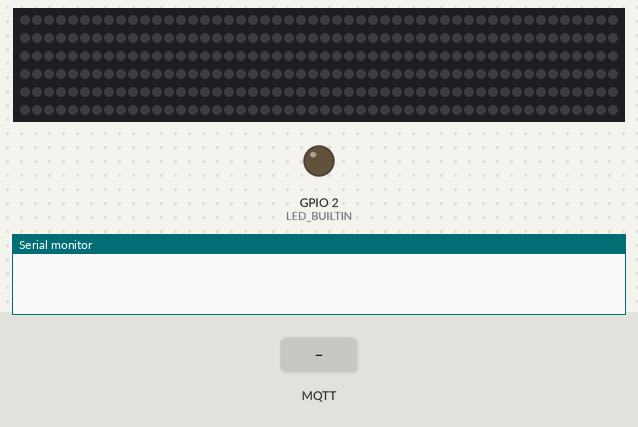
The sketch below on a simulated ESP32. Parts: 300 RGB LEDs in strip order, left to right, continuing on the next row, output pins drawn as LEDs (lit = HIGH), the last lines printed to the serial monitor. Inputs (shaded band) come from the test bench. WiFi joins after 1.5 s; servers stay silent unless stated; random numbers use the default seed unless the sketch sets one; no MQTT or app messages arrive unless stated.

Above: at 0.1 s.
At 2.3 s:
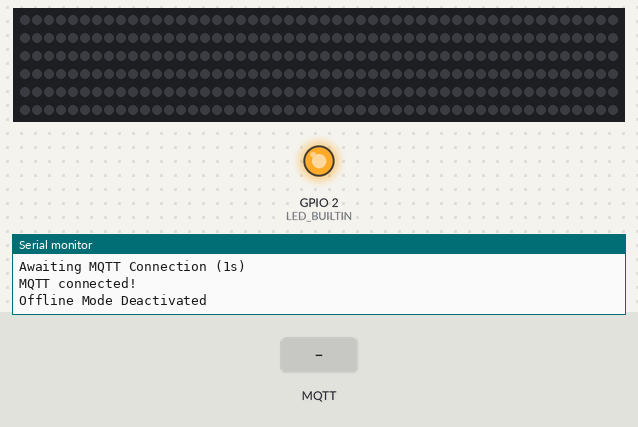
2.4 s: MQTT message "[" arrives on the first subscribed topic
Timing chart, 0 to 5.4 s (numbered marks = the images above; inputs shaded):
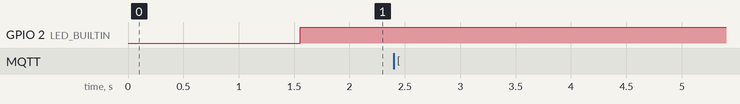

The sketch:

ESP-led.ino
```cpp
#include <Arduino.h>
#include <WiFi.h>
#include <PubSubClient.h>
#include <FastLED.h>
#include <ArduinoJson.h>
#include "config.h"


int LED_BUILTIN = 2;

// FastLED
CRGB leds[NUM_LEDS];
int ledArray[NUM_LEDS][3]; // Custom array to allow us to buffer changes before sending them
int ledArrayTwo[NUM_LEDS][3]; // Array to store changes for fading

// Wifi
WiFiClient espClient;

// MQTT
PubSubClient client(espClient);
const uint8_t bufferSize = 20;
char buffer[bufferSize];

// Reconnect Variables
unsigned long reconnectStart = 0;
unsigned long lastReconnectMessage = 0;
unsigned long messageInterval = 1000;
int currentReconnectStep = 0;
boolean offlineMode = true;
boolean recovered = false;

unsigned long lastLog = 0;

// pixel variables
int brightness = 255;
unsigned long colourDelay = 1;
unsigned long colourStep = 6;
unsigned long previousMillis = 0;

// Reconnect to wifi and mqtt, possibly across multiple loops
void reconnect() {
  // 0 - Turn the LED on and log the reconnect start time
  if (currentReconnectStep == 0) {
    digitalWrite(LED_BUILTIN, LOW);
    reconnectStart = millis();
    currentReconnectStep++;

   // If the ESP is reconnecting after a connection failure then wait a second before starting the reconnect routine
    if (offlineMode == false) {
      delay(1000);
    }
  }

  // If we've previously had a connection and have been trying to connect for more than 2 minutes then restart the ESP.
  // We don't do this if we've never had a connection as that means the issue isn't temporary and we don't want the relay
  // to turn off every 2 minutes.
  if (offlineMode == false && ((millis() - reconnectStart) > 120000)) {
    Serial.println("Restarting!");
    ESP.restart();
  }

  // 1 - Check WiFi Connection
  if (currentReconnectStep == 1) {
    if (WiFi.status() != WL_CONNECTED) {
      if ((millis() - lastReconnectMessage) > messageInterval) {
        Serial.print("Awaiting WiFi Connection (");
        Serial.print((millis() - reconnectStart) / 1000);
        Serial.println("s)");
        lastReconnectMessage = millis();
      }
    }
    else {
      Serial.println("WiFi connected!");
      Serial.print("SSID: ");
      Serial.print(WiFi.SSID());
      Serial.println("");
      Serial.print("IP address: ");
      Serial.println(WiFi.localIP());
      Serial.println("");

      lastReconnectMessage = 0;
      currentReconnectStep = 2;
    }
  }

  // 2 - Check MQTT Connection
  if (currentReconnectStep == 2) {
    if (!client.connected()) {
      if ((millis() - lastReconnectMessage) > messageInterval) {
        Serial.print("Awaiting MQTT Connection (");
        Serial.print((millis() - reconnectStart) / 1000);
        Serial.println("s)");
        lastReconnectMessage = millis();

        String clientId = "buildStation-";
        clientId += String(random(0xffff), HEX);
        client.connect(clientId.c_str());
      }

      // Check the MQTT again and go forward if necessary
      if (client.connected()) {
        Serial.println("MQTT connected!");
        Serial.println("");

        lastReconnectMessage = 0;
        currentReconnectStep = 3;
      }

      // Check the WiFi again and go back if necessary
      else if (WiFi.status() != WL_CONNECTED) {
        currentReconnectStep = 1;
      }
    }
    else {
      Serial.println("MQTT connected!");
      Serial.println("");

      lastReconnectMessage = 0;
      currentReconnectStep = 3;
    }
  }

  // 3 - All connected, turn the LED back on and then subscribe to the MQTT topics
  if (currentReconnectStep == 3) {
    digitalWrite(LED_BUILTIN, HIGH);  // Turn the LED off

    // MQTT Subscriptions
    client.subscribe(commandlTopic);

    if (offlineMode == true) {
      offlineMode = false;
      Serial.println("Offline Mode Deactivated");
      Serial.println("");
    }

    currentReconnectStep = 0; // Reset
  }
}

// Update physical strip from ledArray variable
void updateStripFromLedArray() {
  for (int i = 0; i < NUM_LEDS; i++) {
    leds[i][0] = ledArray[i][0];
    leds[i][1] = ledArray[i][1];
    leds[i][2] = ledArray[i][2];
  }
  FastLED.show();
}

// Fade physical strip to colors stored in ledArrayTwo
void fadeToColour() {
    unsigned long currentMillis = millis();
    if (previousMillis > currentMillis || currentMillis - previousMillis >= colourDelay) {
      int count = 0; // Reset the count
      for (int pixel = 0;pixel < NUM_LEDS;pixel ++){               // For every pixel
        if (ledArray[pixel][0] != ledArrayTwo[pixel][0] | ledArray[pixel][1] != ledArrayTwo[pixel][1] | ledArray[pixel][2] != ledArrayTwo[pixel][2]) {
          for (int colour = 0;colour < 3;colour++) {                    // For each colour
            if (ledArray[pixel][colour] < ledArrayTwo[pixel][colour]) {          // If the colour value is less that it should be
              ledArray[pixel][colour] += colourStep;                                 // Add colourStep
            }
            else if (ledArray[pixel][colour] > ledArrayTwo[pixel][colour]) {     // If the colour value is more that it should be
              ledArray[pixel][colour] -= colourStep;                                      // Subtract colourStep
            }
            if (abs(ledArray[pixel][colour] - ledArrayTwo[pixel][colour]) < colourStep) {
              ledArray[pixel][colour] = ledArrayTwo[pixel][colour];
            }
            leds[pixel][colour] = ledArray[pixel][colour];
          }
        }
        else {
          count ++;
        }
      }
      FastLED.show();
    previousMillis = currentMillis;
  }
}

void setup() {
  pinMode(LED_BUILTIN, OUTPUT);     // Initialize the LED_BUILTIN pin as an output
  digitalWrite(LED_BUILTIN, LOW);   // Turn the LED on to indicate no connection

  Serial.begin(115200);

  // FastLED setup
  FastLED.addLeds<NEOPIXEL, DATA_PIN>(leds, NUM_LEDS);

  // Wifi setup
  WiFi.mode(WIFI_STA);
  WiFi.begin(SSID);
  WiFi.setHostname(WiFiHostname);

  // MQTT setup
  client.setServer(mqtt_server, mqtt_port);
  client.setCallback(callback);
}

void callback(char* topic, byte* payload, unsigned int length) {
  Serial.println("> MQTT Received");

  if (String(commandlTopic).equals(topic)) {
    if ((char)payload[0] == '[') {       // It's a JSON array
      char message_buff[NUM_LEDS * 14 + 3];
      for (int i = 0; i < length; i++) {
        message_buff[i] = payload[i];
        if (i == (length - 1)) {        // If we're at the last character
          message_buff[i + 1] = '\0';   // Add a string terminator to the next character
        }
      }
      DynamicJsonBuffer jsonBuffer;                            // Step 1: Reserve memory space
      JsonArray& root = jsonBuffer.parseArray(message_buff);    // Step 2: Deserialize the JSON string

      if (!root.success()) {
        Serial.println("parseArray() failed");
      }
      else if (root.success()) {
        for (int i=0; i<NUM_LEDS; i++) {
          if (i<root.size()) {
            JsonArray& nestedRoot = root[i];
            for (int j=0; j<nestedRoot.size(); j++) {
              ledArrayTwo[i][j] = nestedRoot[j];
            }
          } else {
            for (int j=0; j<3; j++) {
              ledArrayTwo[i][j] = 0;
            }
          }
        }
      }
    }
  }
}

void loop() {
  if (!client.connected()) {
    reconnect();
  }
  else {
    client.loop();
  }
  fadeToColour();

//  if (millis() - lastLog > 5000) {
//    lastLog = millis();
//    Serial.print("[ ");
//    for (int i=0; i<NUM_LEDS; i++) {
//    Serial.print("[");
//      for (int j=0; j<3; j++) {
//        Serial.print(ledArray[i][j]);
//        Serial.print(", ");
//      }
//      Serial.print("], ");
//    }
//    Serial.println("]");
//  }
  yield();
}
```

config.h
```cpp
// Replace all the placeholders (starting with "<" and ending in ">") with the correct values

// Neopixel
#define DATA_PIN      18
#define NUM_LEDS      300
#define ESP32
# define MQTT_MAX_PACKET_SIZE NUM_LEDS * 14 + 2

// Wifi
char* SSID = "Panera WiFi";
char* WiFiPassword = "";
char* WiFiHostname = "buildStation";

// MQTT
const char* mqtt_server = "mqtt.panerahackathon.com";
int mqtt_port = 1883;
//const char* mqttUser = "<MQTT USER>";
//const char* mqttPass = "<MQTT PASSWORD>";

// Device Specific Topics
const char* commandlTopic = "lights/control";
```
